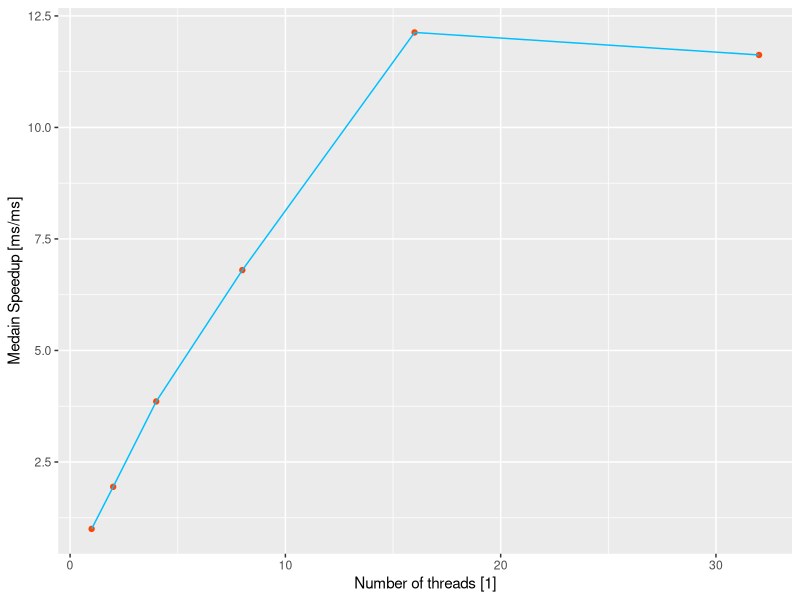
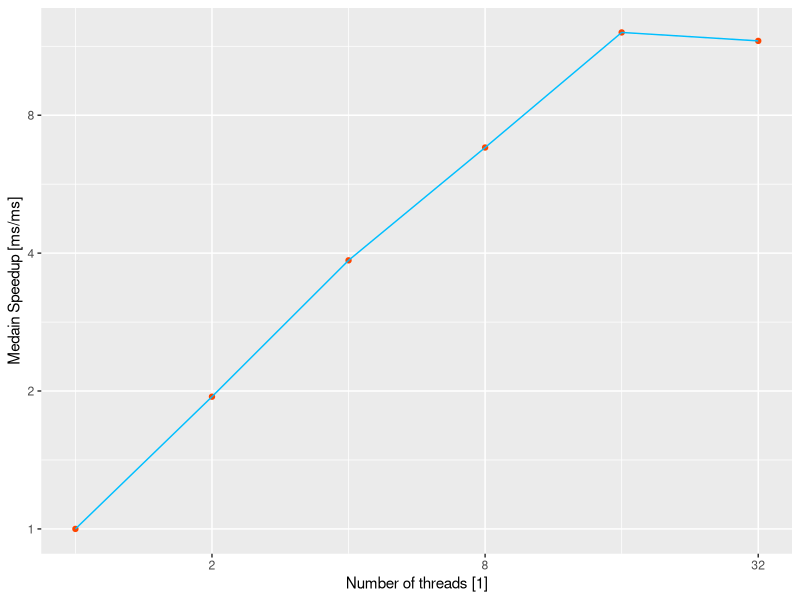
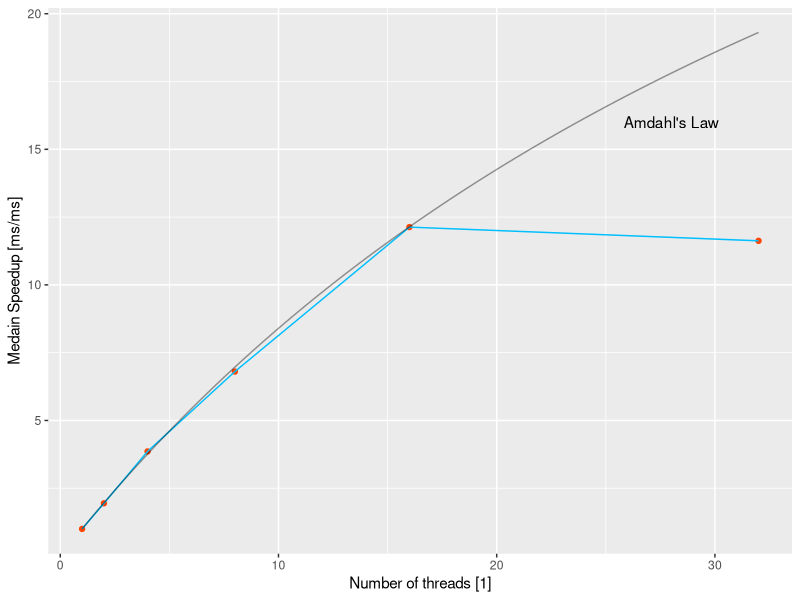
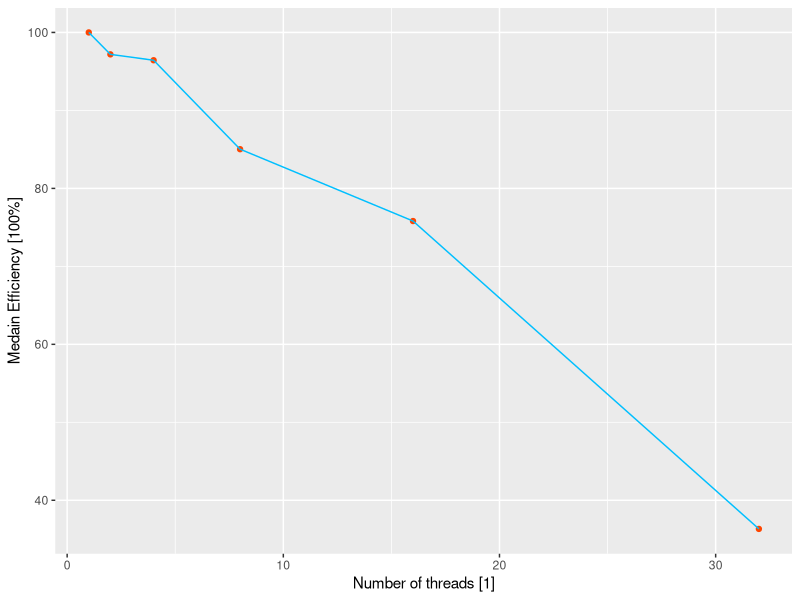
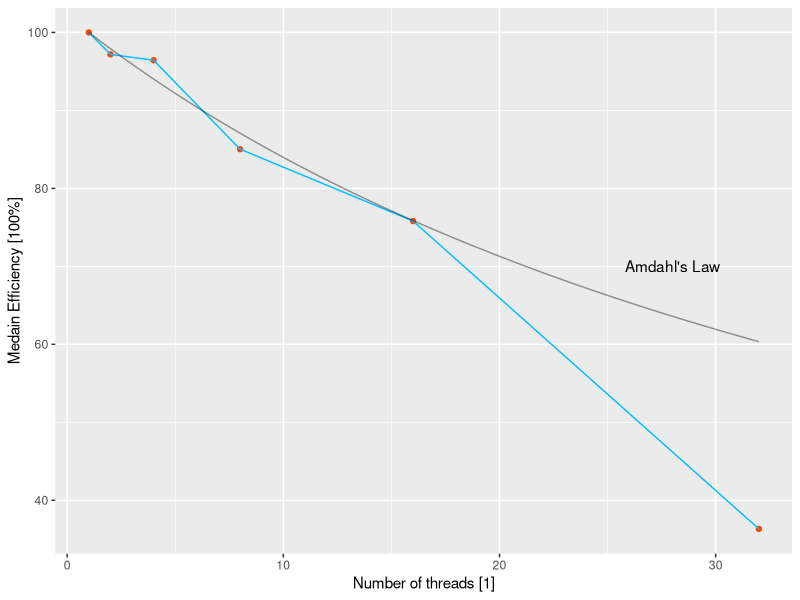

The R script that drew these images, in order:
## ---- chunk 1
knitr::opts_chunk$set(echo = FALSE)
## ---- chunk 2
library(tidyverse)
coindata = read.table("coindata.txt", header = TRUE)

data = coindata %>% 
            group_by(num_threads) %>%
            summarize(median_elapsed = mean(elapsed)) %>%
            mutate(speedup = 10325.4 / median_elapsed)

ggplot(data, aes(x=num_threads, y=speedup)) +
    geom_point(colour="orangered",size=1.5) +
    geom_line(colour="deepskyblue1") +
    ylab("Medain Speedup [ms/ms]") +
    xlab("Number of threads [1]") 
## ---- chunk 3
ggplot(data, aes(x=num_threads, y=speedup)) +
    geom_point(colour="orangered",size=1.5) +
    geom_line(colour="deepskyblue1") +
    ylab("Medain Speedup [ms/ms]") +
    xlab("Number of threads [1]") +
    scale_x_continuous(trans='log2') +
    scale_y_continuous(trans='log2')
## ---- chunk 4
p = 0.9788
x_al = seq(1,32,length=128)
y_al = 1/(1 - p + p / x_al)
data_al = data.frame(x_al = x_al, y_al=y_al)

ggplot(data, aes(x=num_threads, y=speedup)) +
    geom_point(colour="orangered",size=1.5) +
    geom_line(colour="deepskyblue1") +
    stat_function(fun = function(x) 1/(1-0.9788+0.9788/x), alpha=0.4) +
    ylab("Medain Speedup [ms/ms]") +
    xlab("Number of threads [1]") +
    annotate("text",x=28,y=16,label="Amdahl's Law")
## ---- chunk 5
data_ef = data %>%
            mutate(efficiency = speedup / num_threads * 100)

ggplot(data_ef, aes(x=num_threads, y=efficiency)) +
    geom_point(colour="orangered",size=1.5) +
    geom_line(colour="deepskyblue1") +
    ylab("Medain Efficiency [100%]") +
    xlab("Number of threads [1]") 
## ---- chunk 6
data_ef = data %>%
            mutate(efficiency = speedup / num_threads * 100)

ggplot(data_ef, aes(x=num_threads, y=efficiency)) +
    geom_point(colour="orangered",size=1.5) +
    geom_line(colour="deepskyblue1") +
    stat_function(fun = function(x) 100/((1-0.9788)*x+0.9788), alpha=0.4) +
    annotate("text",x=28,y=70,label="Amdahl's Law") +
    ylab("Medain Efficiency [100%]") +
    xlab("Number of threads [1]") 
